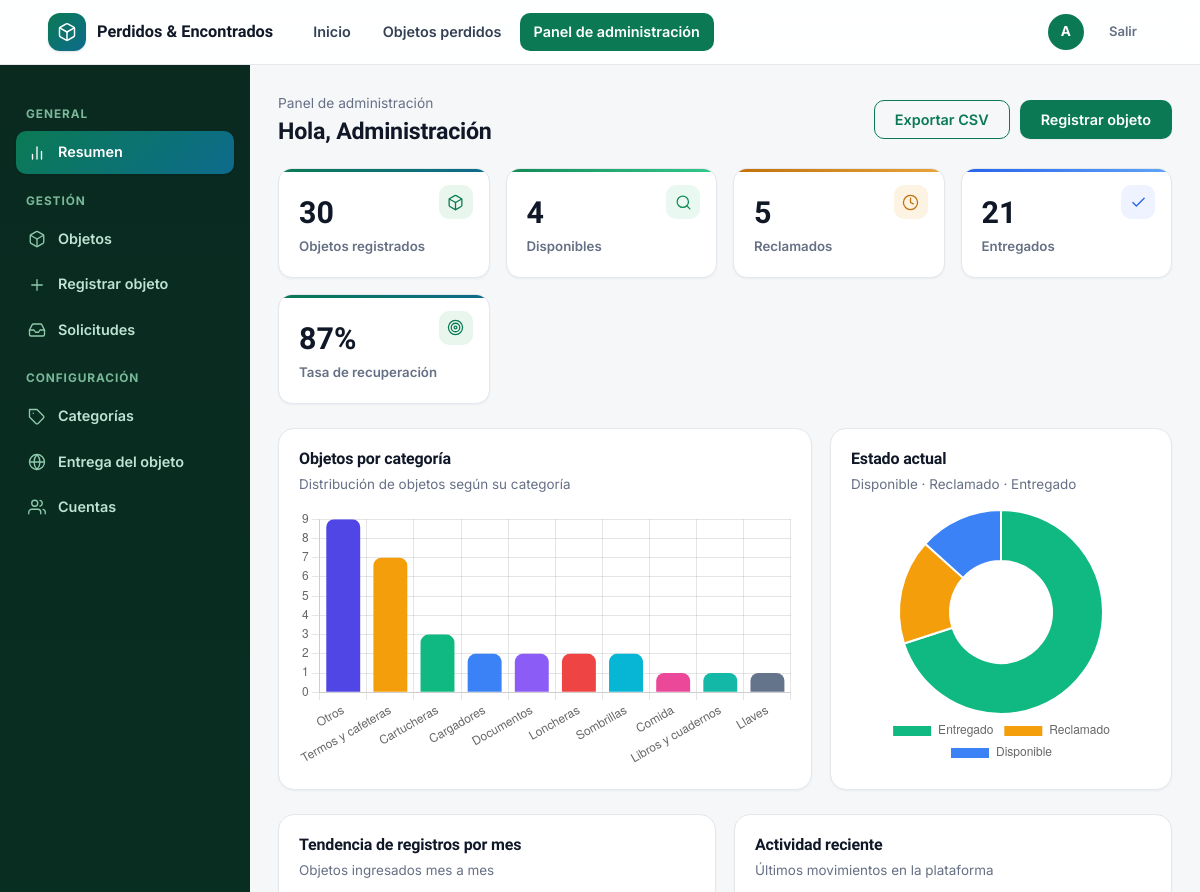
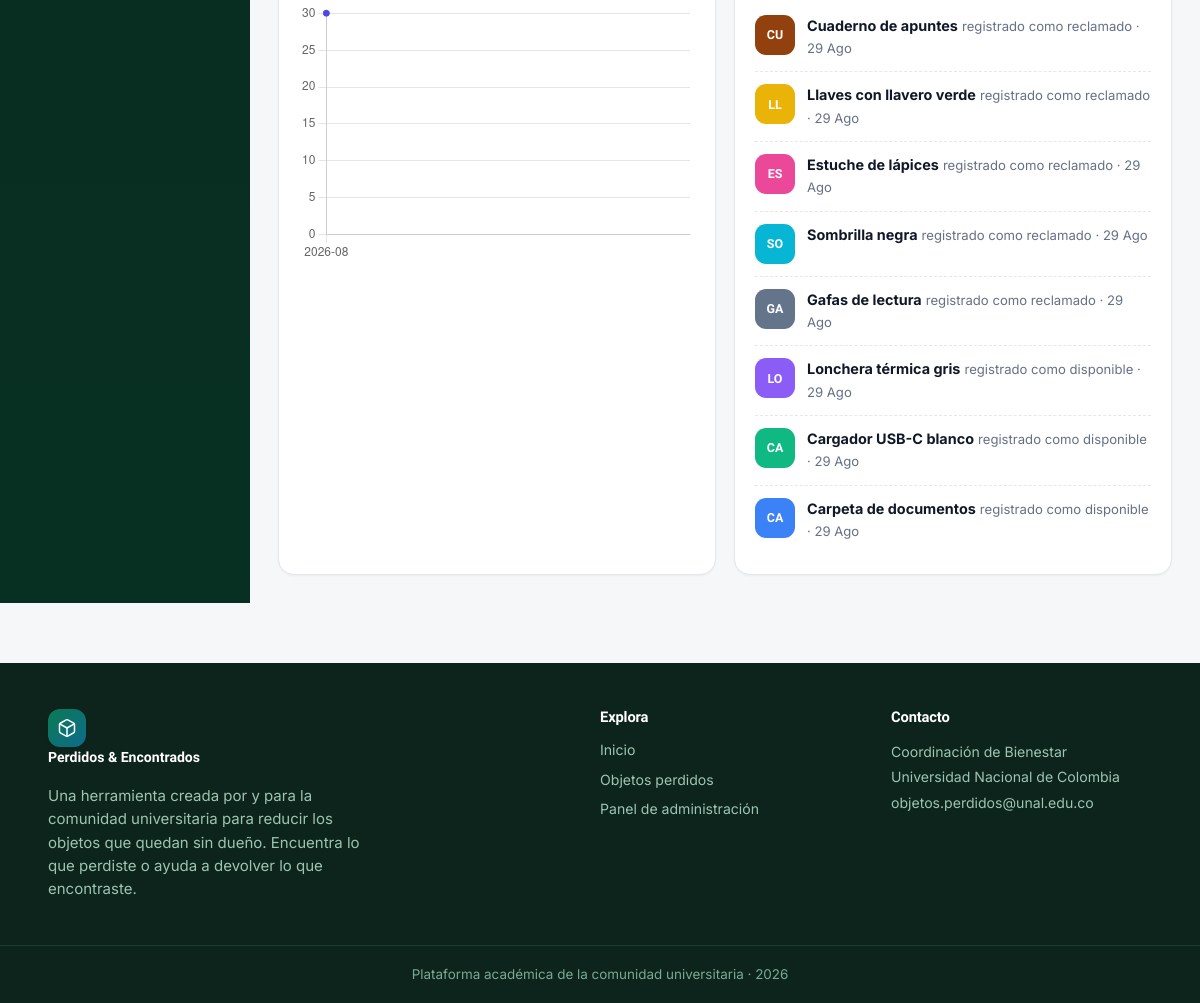
Screenshot of /panel/ (signed in) with the database file from the repository (2 pictures, top to bottom).
### registro_objetos/models.py (models this page shows, shortened)
class ObjetoReclamado(models.Model):
    class Estados(models.TextChoices):
        DISPONIBLE = 'disponible', 'Disponible'
        RECLAMADO = 'reclamado', 'Reclamado'
        ENTREGADO = 'entregado', 'Entregado'
    nombre_objeto = models.CharField('Nombre del objeto', max_length=120, blank=True)
    categoria = models.ForeignKey(
        Categoria, on_delete=models.PROTECT, null=True, blank=True,
        related_name='objetos', verbose_name='Categoría',
    )
    descripcion_objeto = models.TextField('Descripción', blank=True)
    lugar_encontrado = models.CharField('Lugar donde fue encontrado', max_length=150, blank=True)
    fecha_registro = models.DateField('Fecha de registro', auto_now_add=True, null=True)
    foto = models.ImageField('Foto', upload_to='objetos/', blank=True, null=True)
    estado = models.CharField(
        'Estado', max_length=20, choices=Estados.choices,
        default=Estados.DISPONIBLE, db_index=True,
    )
    registrado_por = models.ForeignKey(
        settings.AUTH_USER_MODEL, on_delete=models.SET_NULL, null=True, blank=True,
        related_name='objetos_registrados', verbose_name='Registrado por',
    )
    nombre_persona = models.CharField('Nombre de quien reclama', max_length=100, blank=True)
    tipo_documento = models.CharField('Tipo de documento', max_length=50, blank=True)
    numero_documento = models.CharField('Número de documento', max_length=50, blank=True)
    telefono = models.CharField('Teléfono', max_length=20, blank=True)
    suministro_correo = models.BooleanField('¿Suministró correo?', default=False)
    correo = models.EmailField('Correo', blank=True, null=True)
    fecha_entrega = models.CharField('Fecha de entrega', max_length=100, blank=True)
    responsable_entrega = models.CharField('Responsable de la entrega', max_length=100, blank=True)
    reclamado_por = models.ForeignKey(
        settings.AUTH_USER_MODEL, on_delete=models.SET_NULL, null=True, blank=True,
        related_name='objetos_reclamados', verbose_name='Reclamado por (usuario)',
    )
    fecha_reclamo = models.DateTimeField('Fecha del reclamo', null=True, blank=True)
    class Meta:
        verbose_name = 'Objeto'
        verbose_name_plural = 'Objetos'
        ordering = ['-fecha_registro', '-id']

### registro_objetos/views.py (the view)
# urls.py: path('panel/', views.panel_inicio, name='panel_inicio'),
@staff_member_required
def panel_inicio(request):
    resumen = stats.resumen_global()
    por_categoria = stats.objetos_por_categoria()
    por_estado = stats.objetos_por_estado()
    por_mes = stats.objetos_por_mes()
    actividad = stats.actividad_reciente(limite=8)
    nombres_estado = dict(ObjetoReclamado.Estados.choices)
    def iniciales_categoria(nombre):
        return (nombre or '—').strip()[:2].upper() or '—'
    context = {
        'resumen': resumen,
        'actividad': actividad,
        'chart_categoria_labels': serializar_json([c['categoria__nombre'] or 'Sin categoría' for c in por_categoria]),
        'chart_categoria_iconos': serializar_json([iniciales_categoria(c['categoria__nombre']) for c in por_categoria]),
        'chart_categoria_values': serializar_json([c['total'] for c in por_categoria]),
        'chart_estado_labels': serializar_json([nombres_estado.get(e['estado'], e['estado']) for e in por_estado]),
        'chart_estado_values': serializar_json([e['total'] for e in por_estado]),
        'chart_mes_labels': serializar_json([m['mes'].strftime('%Y-%m') if m['mes'] else '' for m in por_mes]),
        'chart_mes_values': serializar_json([m['total'] for m in por_mes]),
    }
    return render(request, 'panel/inicio.html', context)

### registro_objetos/context_processors.py (called while the page is built, shortened)
def globales(request):
    datos = {
        'GOOGLE_OAUTH_CONFIGURADO': bool(
            settings.GOOGLE_OAUTH_CLIENT_ID and settings.GOOGLE_OAUTH_CLIENT_SECRET
        ),
        'DOMINIOS_PERMITIDOS': settings.ALLOWED_EMAIL_DOMAINS,
    }
    if request.user.is_authenticated and request.user.is_staff:
        from .models import SolicitudReclamacion
        datos['solicitudes_pendientes'] = (
            SolicitudReclamacion.objects
            .filter(estado__in=[
                SolicitudReclamacion.Estados.PENDIENTE,
                SolicitudReclamacion.Estados.APELADA,
            ])
            .count()
        )
    return datos

### registro_objetos/estadisticas.py (called while the page is built)
def _total_por_campo(campo):
    return list(
        ObjetoReclamado.objects
        .values(campo)
        .annotate(total=Count('id'))
        .order_by('-total')
    )

def objetos_por_categoria():
    filas = (
        ObjetoReclamado.objects
        .values('categoria__nombre', 'categoria__icono', 'categoria__color')
        .annotate(total=Count('id'))
        .order_by('-total')
    )
    return list(filas)

def objetos_por_estado():
    return _total_por_campo('estado')

def objetos_por_mes():
    filas = (
        ObjetoReclamado.objects
        .filter(fecha_registro__isnull=False)
        .annotate(mes=TruncMonth('fecha_registro'))
        .values('mes')
        .annotate(total=Count('id'))
        .order_by('mes')
    )
    return list(filas)

def _porcentaje(parte, total):
    if not total:
        return 0
    return int((Decimal(parte) * 100 / Decimal(total)).quantize(Decimal('1'), rounding=ROUND_HALF_UP))

def actividad_reciente(limite=6):
    return {
        'objetos': ObjetoReclamado.objects.select_related('categoria', 'registrado_por')[:limite],
        'solicitudes': SolicitudReclamacion.objects.select_related('usuario', 'objeto')[:limite],
    }

### registro_objetos/views.py (called while the page is built)
def serializar_json(datos):
    return mark_safe(json.dumps(datos, ensure_ascii=False))

### registro_objetos/templates/panel/inicio.html (shortened to what this page needs)
{% extends 'panel/base.html' %}
{% block panel_content %}
<div class="panel-titulo">
  <div>
    <div class="crumb">Panel de administración</div>
    <h1>Hola, {{ user.first_name|default:user.username }}</h1>
  </div>
  <div class="flex">
    <a href="{% url 'panel_exportar_csv' %}" class="btn btn-outline">Exportar CSV</a>
    <a href="{% url 'panel_objeto_nuevo' %}" class="btn btn-primary">Registrar objeto</a>
  </div>
</div>
<div class="kpis">
  <div class="kpi"><span class="pie"></span><div class="valor">{{ resumen.total }}</div><div class="etiqueta">Objetos registrados</div></div>
  <div class="kpi kpi-verde"><span class="pie"><svg viewBox="0 0 24 24" fill="none" stroke="currentColor" stroke-width="1.8" stroke-linecap="round" stroke-linejoin="round"><circle cx="11" cy="11" r="8"/><line x1="21" y1="21" x2="16.65" y2="16.65"/></svg></span><div class="valor">{{ resumen.disponibles }}</div><div class="etiqueta">Disponibles</div></div>
  <div class="kpi kpi-amarillo"><span class="pie"><svg viewBox="0 0 24 24" fill="none" stroke="currentColor" stroke-width="1.8" stroke-linecap="round" stroke-linejoin="round"><circle cx="12" cy="12" r="10"/><polyline points="12 6 12 12 16 14"/></svg></span><div class="valor">{{ resumen.reclamados }}</div><div class="etiqueta">Reclamados</div></div>
  <div class="kpi kpi-azul"><span class="pie"><svg viewBox="0 0 24 24" fill="none" stroke="currentColor" stroke-width="1.8" stroke-linecap="round" stroke-linejoin="round"><polyline points="20 6 9 17 4 12"/></svg></span><div class="valor">{{ resumen.entregados }}</div><div class="etiqueta">Entregados</div></div>
  <div class="kpi"><span class="pie"><svg viewBox="0 0 24 24" fill="none" stroke="currentColor" stroke-width="1.8" stroke-linecap="round" stroke-linejoin="round"><circle cx="12" cy="12" r="10"/><circle cx="12" cy="12" r="6"/><circle cx="12" cy="12" r="2"/></svg></span><div class="valor">{{ resumen.tasa_recuperacion }}%</div><div class="etiqueta">Tasa de recuperación</div></div>
</div>
<div class="grid-charts">
  <div class="grafico-card">
    <h3>Objetos por categoría</h3>
    <p class="sub">Distribución de objetos según su categoría</p>
    <div class="chart-caja"><canvas id="chartCategoria"></canvas></div>
  </div>
  <div class="grafico-card">
    <h3>Estado actual</h3>
    <p class="sub">Disponible · Reclamado · Entregado</p>
    <div class="chart-caja"><canvas id="chartEstado"></canvas></div>
  </div>
</div>
<div class="grid-charts-2">
  <div class="grafico-card">
    <h3>Tendencia de registros por mes</h3>
    <p class="sub">Objetos ingresados mes a mes</p>
    <div class="chart-caja"><canvas id="chartMes"></canvas></div>
  </div>
  <div class="grafico-card">
    <h3>Actividad reciente</h3>
    <p class="sub">Últimos movimientos en la plataforma</p>
    {% for obj in actividad.objetos %}
    <div class="actividad-item">
      <span class="ico" style="background:{{ obj.categoria.color|default:'#0b7a54' }};color:#fff">{{ obj.nombre_objeto|slice:":2"|default:'—'|upper }}</span>
      <div>
        <b>{{ obj.nombre_objeto }}</b>
        <span class="muted" style="font-size:.82rem">registrado como {{ obj.get_estado_display|lower }}
          {% if obj.fecha_registro %}· {{ obj.fecha_registro|date:'d M' }}{% endif %}</span>
      </div>
    </div>
    {% empty %}
    <p class="muted">Aún no hay actividad.</p>
    {% endfor %}
  </div>
</div>
{% endblock %}
{% block extra_js %}
<script>
(function () {
  var fondo = {
    categorias: ['#4f46e5', '#f59e0b', '#10b981', '#3b82f6', '#8b5cf6', '#ef4444', '#06b6d4', '#ec4899', '#14b8a6', '#64748b', '#eab308', '#92400e']
  };
  var etiquetasCat = {{ chart_categoria_labels|safe }};
  var valoresCat = {{ chart_categoria_values|safe }};
  if (etiquetasCat.length && valoresCat.length) {
    new Chart(document.getElementById('chartCategoria'), {
      type: 'bar',
      data: {
        labels: etiquetasCat,
        datasets: [{ label: 'Objetos', data: valoresCat, backgroundColor: fondo.categorias.slice(0, valoresCat.length), borderRadius: 8 }]
      },
      options: { responsive: true, maintainAspectRatio: false,
        plugins: { legend: { display: false } },
        scales: { y: { beginAtZero: true, ticks: { precision: 0 } } } }
    });
  }
  new Chart(document.getElementById('chartEstado'), {
    type: 'doughnut',
    data: {
      labels: {{ chart_estado_labels|safe }},
      datasets: [{ data: {{ chart_estado_values|safe }},
        backgroundColor: ['#10b981', '#f59e0b', '#3b82f6'], borderWidth: 2, borderColor: '#fff' }]
    },
    options: { responsive: true, maintainAspectRatio: false, plugins: { legend: { position: 'bottom' } } }
  });
  var etiquetasMes = {{ chart_mes_labels|safe }};
  var valoresMes = {{ chart_mes_values|safe }};
  if (etiquetasMes.length && valoresMes.length) {
    new Chart(document.getElementById('chartMes'), {
      type: 'line',
      data: {
        labels: etiquetasMes,
        datasets: [{ label: 'Registros', data: valoresMes, fill: true, tension: .35,
          borderColor: '#4f46e5', backgroundColor: 'rgba(79,70,229,.12)', pointBackgroundColor: '#4f46e5' }]
      },
      options: { responsive: true, maintainAspectRatio: false,
        plugins: { legend: { display: false } },
        scales: { y: { beginAtZero: true, ticks: { precision: 0 } } } }
    });
  }
})();
</script>
{% endblock %}

### registro_objetos/templates/objetos/base.html (shortened to what this page needs)
{% load static %}
<!doctype html>
<html lang="es">
<head>
  <link rel="stylesheet" href="{% static 'css/estilos.css' %}">
</head>
<body class="{% block body_class %}{% endblock %}">
  <header class="navbar">
    <div class="container">
      <a href="{% url 'inicio' %}" class="brand">
        <span class="brand-mark">
        </span>
        <span>Perdidos &amp; Encontrados</span>
      </a>
      <nav class="nav-links">
        <a href="{% url 'inicio' %}" class="{% if request.resolver_match.url_name == 'inicio' %}active{% endif %}">Inicio</a>
        {% if user.is_authenticated %}
          <a href="{% url 'lista_objetos' %}" class="{% if request.resolver_match.url_name == 'lista_objetos' %}active{% endif %}">Objetos perdidos</a>
          {% if user.is_staff %}
            <a href="{% url 'panel_inicio' %}" class="{% if 'panel' in request.resolver_match.url_name %}active{% endif %}">Panel de administración</a>
          {% endif %}
        {% endif %}
      </nav>
      <div class="nav-actions">
        {% if user.is_authenticated %}
          {% if not user.is_staff %}
            <span class="avatar" title="{{ user.get_full_name|default:user.username }}">{{ user.username|slice:":1"|upper }}</span>
          {% else %}
            <a href="{% url 'panel_inicio' %}" class="avatar" title="Panel de administración" style="text-decoration:none">{{ user.username|slice:":1"|upper }}</a>
          {% endif %}
          <form action="{% url 'logout' %}" method="post" style="margin:0">
            <button type="submit" class="btn btn-ghost btn-sm">Salir</button>
          </form>
        {% else %}
          <a href="{% url 'login' %}" class="btn btn-sm btn-primary">Iniciar sesión</a>
        {% endif %}
      </div>
    </div>
  </header>
  {% block content %}{% endblock %}
  <footer class="footer">
    <div class="container">
      <div>
        <a href="{% url 'inicio' %}" class="brand">
          <span class="brand-mark">
          </span>
          Perdidos &amp; Encontrados
        </a>
        <p style="max-width:340px">
          Una herramienta creada por y para la comunidad universitaria para
          reducir los objetos que quedan sin dueño. Encuentra lo que perdiste
          o ayuda a devolver lo que encontraste.
        </p>
      </div>
      <div>
        <h4>Explora</h4>
        <a href="{% url 'inicio' %}">Inicio</a>
        {% if user.is_authenticated %}
          <a href="{% url 'lista_objetos' %}">Objetos perdidos</a>
          {% if user.is_staff %}<a href="{% url 'panel_inicio' %}">Panel de administración</a>{% endif %}
        {% else %}
          <a href="{% url 'login' %}">Iniciar sesión</a>
        {% endif %}
      </div>
      <div>
        <h4>Contacto</h4>
        <span style="color:#9dc4b2;font-size:.88rem;line-height:1.8">Coordinación de Bienestar<br>Universidad Nacional de Colombia<br>objetos.perdidos@unal.edu.co</span>
      </div>
    </div>
    <div class="bottom">Plataforma académica de la comunidad universitaria · {% now "Y" %}</div>
  </footer>
  {% block extra_js %}{% endblock %}
</body>
</html>

### rows the page displays
ObjetoReclamado: nombre_objeto "CU", nombre_objeto "Cuaderno de apuntes", estado "reclamado", fecha_registro "29 Ago"
ObjetoReclamado: nombre_objeto "LL", nombre_objeto "Llaves con llavero verde", estado "reclamado", fecha_registro "29 Ago"
ObjetoReclamado: nombre_objeto "ES", nombre_objeto "Estuche de lápices", estado "reclamado", fecha_registro "29 Ago"
ObjetoReclamado: nombre_objeto "SO", nombre_objeto "Sombrilla negra", estado "reclamado", fecha_registro "29 Ago"
ObjetoReclamado: nombre_objeto "GA", nombre_objeto "Gafas de lectura", estado "reclamado", fecha_registro "29 Ago"
ObjetoReclamado: nombre_objeto "LO", nombre_objeto "Lonchera térmica gris", estado "disponible", fecha_registro "29 Ago"
ObjetoReclamado: nombre_objeto "CA", nombre_objeto "Cargador USB-C blanco", estado "disponible", fecha_registro "29 Ago"
ObjetoReclamado: nombre_objeto "CA", nombre_objeto "Carpeta de documentos", estado "disponible", fecha_registro "29 Ago"

### other values shown
{{ user.username|slice:":1"|upper }} "A"
{{ user.first_name|default:user.username }} "Administración"
{{ resumen.total }} "30"
{{ resumen.disponibles }} "4"
{{ resumen.reclamados }} "5"
{{ resumen.entregados }} "21"
{{ resumen.tasa_recuperacion }} "87"
chart data {{ chart_categoria_labels|safe }} ["Otros", "Termos y cafeteras", "Cartucheras", "Cargadores", "Documentos", "Loncheras", "Sombrillas", "Comida", "Libros y cuadernos", "Llaves"]
chart data {{ chart_categoria_values|safe }} [9, 7, 3, 2, 2, 2, 2, 1, 1, 1]
chart data {{ chart_estado_labels|safe }} ["Entregado", "Reclamado", "Disponible"]
chart data {{ chart_estado_values|safe }} [21, 5, 4]
